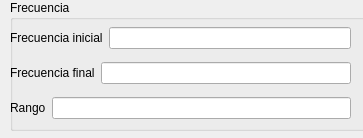
<?xml version="1.0" encoding="UTF-8"?>
<ui version="4.0">
 <class>Dialog</class>
 <widget class="QDialog" name="Dialog">
  <property name="geometry">
   <rect>
    <x>0</x>
    <y>0</y>
    <width>363</width>
    <height>138</height>
   </rect>
  </property>
  <property name="windowTitle">
   <string>Dialog</string>
  </property>
  <widget class="QGroupBox" name="freq_groupbox">
   <property name="geometry">
    <rect>
     <x>10</x>
     <y>0</y>
     <width>373</width>
     <height>131</height>
    </rect>
   </property>
   <property name="title">
    <string>Frecuencia</string>
   </property>
   <widget class="QWidget" name="verticalLayoutWidget">
    <property name="geometry">
     <rect>
      <x>0</x>
      <y>20</y>
      <width>341</width>
      <height>107</height>
     </rect>
    </property>
    <layout class="QVBoxLayout" name="verticalLayout">
     <item>
      <layout class="QHBoxLayout" name="horizontalLayout_6">
       <item>
        <widget class="QLabel" name="freqstart_label">
         <property name="text">
          <string>Frecuencia inicial</string>
         </property>
        </widget>
       </item>
       <item>
        <widget class="QLineEdit" name="freqstart_field"/>
       </item>
      </layout>
     </item>
     <item>
      <layout class="QHBoxLayout" name="horizontalLayout_4">
       <item>
        <widget class="QLabel" name="freqstop_label">
         <property name="text">
          <string>Frecuencia final</string>
         </property>
        </widget>
       </item>
       <item>
        <widget class="QLineEdit" name="freqstop_field"/>
       </item>
      </layout>
     </item>
     <item>
      <layout class="QHBoxLayout" name="horizontalLayout_5">
       <item>
        <widget class="QLabel" name="range_label">
         <property name="text">
          <string>Rango</string>
         </property>
        </widget>
       </item>
       <item>
        <widget class="QLineEdit" name="range_field"/>
       </item>
      </layout>
     </item>
    </layout>
   </widget>
  </widget>
 </widget>
 <resources/>
 <connections/>
</ui>
